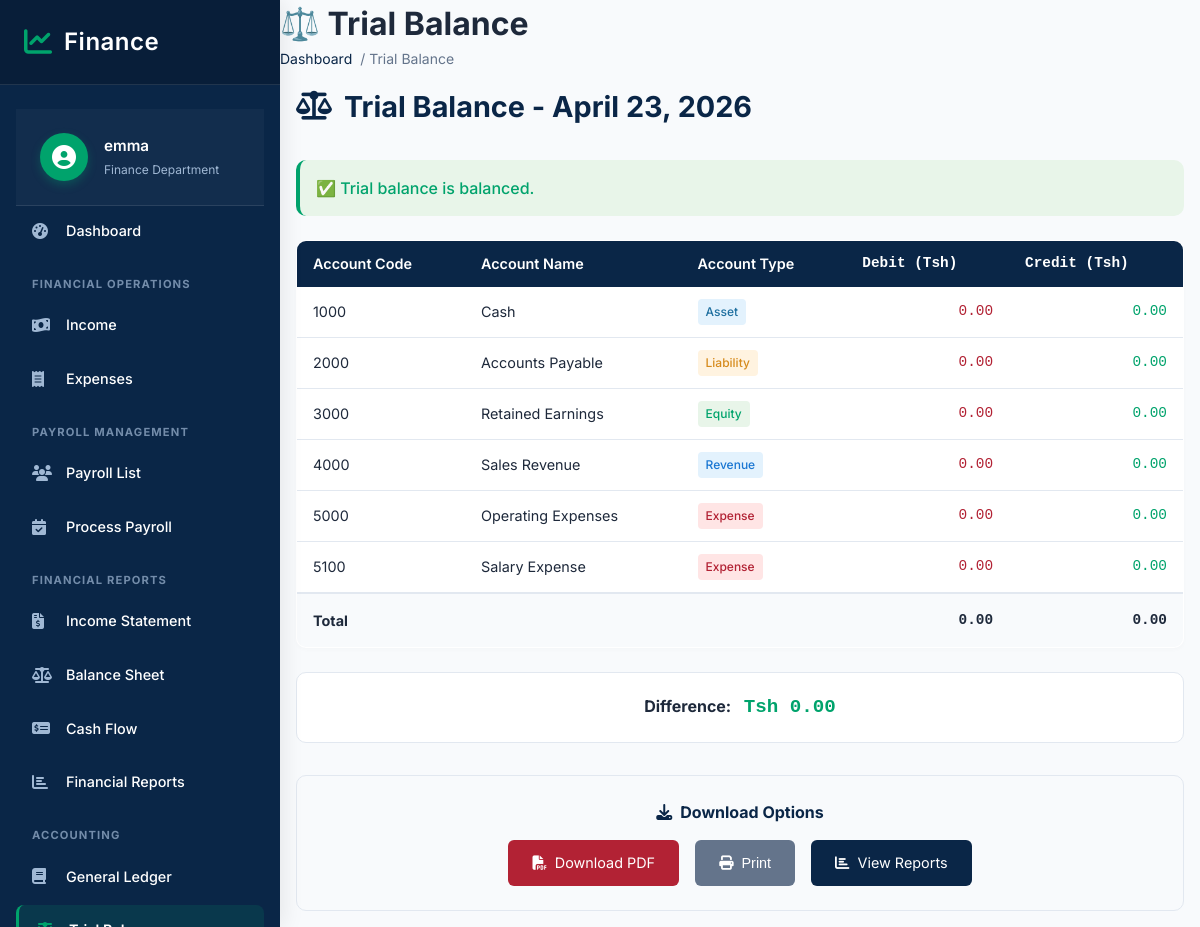
/finance/trial-balance/ (signed in), run on the app's committed database.
### finance/models.py (models this page shows, shortened)
class Account(models.Model):
    ACCOUNT_TYPES = [
        ('Asset', 'Asset'),
        ('Liability', 'Liability'),
        ('Equity', 'Equity'),
        ('Revenue', 'Revenue'),
        ('Expense', 'Expense'),
    ]
    name = models.CharField(max_length=100)
    account_type = models.CharField(max_length=20, choices=ACCOUNT_TYPES)
    code = models.CharField(max_length=20, unique=True)
    description = models.TextField(blank=True)
    balance = models.DecimalField(max_digits=15, decimal_places=2, default=0)
    is_active = models.BooleanField(default=True)
    class Meta:
        ordering = ['code']

### finance/views.py (the view)
# urls.py: path('trial-balance/', views.trial_balance, name='trial_balance'),
@login_required
@group_required('Finance')
def trial_balance(request):
    accounts = Account.objects.filter(is_active=True).order_by('code')
    total_debits = 0
    total_credits = 0
    account_data = []
    for account in accounts:
        debit_total = account.debit_transactions.aggregate(
            total=Sum('amount')
        )['total'] or 0
        credit_total = account.credit_transactions.aggregate(
            total=Sum('amount')
        )['total'] or 0
        if account.account_type in ['Asset', 'Expense']:
            debit_balance = max(debit_total - credit_total, 0)
            credit_balance = max(credit_total - debit_total, 0)
        else:
            credit_balance = max(credit_total - debit_total, 0)
            debit_balance = max(debit_total - credit_total, 0)
        is_debit = debit_total >= credit_total
        account.debit_balance = debit_balance
        account.credit_balance = credit_balance
        account.is_debit = is_debit
        total_debits += debit_balance
        total_credits += credit_balance
        account_data.append(account)
    is_balanced = abs(total_debits - total_credits) < 1  # Less than 1 Tsh difference
    context = {
        'accounts': account_data,
        'total_debits': total_debits,
        'total_credits': total_credits,
        'difference': total_debits - total_credits,
        'abs_difference': abs(total_debits - total_credits),
        'is_balanced': is_balanced,
        'date': date.today(),
    }
    return render(request, 'finance/trial_balance.html', context)

### finance/context_processors.py (called while the page is built)
def finance_context(request):
    if request.user.is_authenticated and request.user.is_superuser:
        finance_pending_requests = FinanceEditRequest.objects.filter(
            status='Pending'
        ).count()
    else:
        finance_pending_requests = 0
    return {
        'finance_pending_requests': finance_pending_requests,
    }

### finance/views.py (called while the page is built)
def group_required(group_name):
    def decorator(view_func):
        @wraps(view_func)
        def _wrapped_view(request, *args, **kwargs):
            if request.user.groups.filter(name=group_name).exists() or request.user.is_superuser:
                return view_func(request, *args, **kwargs)
            else:
                messages.error(request, "You don't have permission to access this page.")
                return redirect('finance:dashboard')  # Fixed: Redirect to finance dashboard
        return _wrapped_view
    return decorator

### hr/context_processors.py (called while the page is built, shortened)
def leave_counts(request):
    if not request.user.is_authenticated:
        return {}
    pending_count = 0
    user_is_manager = request.user.groups.filter(name='Manager').exists()
    try:
        from .models import LeaveRequest, Employee
    except ImportError:
        pass
    return {
    'hr_pending_leaves': pending_count,
    'user_is_manager': user_is_manager,
    }

### sales/context_processors.py (called while the page is built, shortened)
def sales_sidebar_context(request):
    return {}

### finance/templates/finance/trial_balance.html (shortened to what this page needs)
{% extends 'finance/base.html' %}
{% load static %}
{% load humanize %}
{% load finance_filters %}
{% block page_title %}⚖️ Trial Balance{% endblock %}
{% block breadcrumb %}
<a href="{% url 'finance:dashboard' %}">Dashboard</a> / Trial Balance
{% endblock %}
{% block extra_css %}
<link rel="stylesheet" href="{% static 'finance/css/trial_balance.css' %}">
{% endblock %}
{{% block content %}
<div class="trial-balance-container">
    <div class="trial-balance-header">
        <h2>
            <i class="fas fa-scale-balanced"></i>
            Trial Balance - {% now "F j, Y" %}
        </h2>
    </div>
    {% if is_balanced %}
        <div class="alert-success">
            ✅ Trial balance is balanced.
        </div>
    {% else %}
        <div class="alert-danger">
            ⚠️ Trial balance is NOT balanced!
            Difference: Tsh {{ abs_difference|floatformat:2|intcomma }}
        </div>
    {% endif %}
    <table class="trial-balance-table">
        <thead>
            <tr>
                <th>Account Code</th>
                <th>Account Name</th>
                <th>Account Type</th>
                <th class="amount-cell">Debit (Tsh)</th>
                <th class="amount-cell">Credit (Tsh)</th>
            </tr>
        </thead>
        <tbody>
            {% for account in accounts %}
            <tr>
                <td>{{ account.code }}</td>
                <td>{{ account.name }}</td>
                <td>
                    <span class="account-type {{ account.account_type|lower }}">
                        {{ account.get_account_type_display }}
                    </span>
                </td>
                <td class="amount-cell debit-cell">
                    {% if account.is_debit %}
                        {{ account.debit_balance|floatformat:2|intcomma }}
                    {% else %} 0.00 {% endif %}
                </td>
                <td class="amount-cell credit-cell">
                    {% if not account.is_debit %}
                        {{ account.credit_balance|floatformat:2|intcomma }}
                    {% else %} 0.00 {% endif %}
                </td>
            </tr>
            {% endfor %}
        </tbody>
        {% if accounts %}
        <tfoot>
            <tr>
                <td colspan="3"><strong>Total</strong></td>
                <td class="amount-cell"><strong>{{ total_debits|floatformat:2|intcomma }}</strong></td>
                <td class="amount-cell"><strong>{{ total_credits|floatformat:2|intcomma }}</strong></td>
            </tr>
        </tfoot>
        {% endif %}
    </table>
    <div class="difference-box">
        <strong>Difference:</strong>
        <span class="difference-value {% if difference == 0 %}balanced{% else %}not-balanced{% endif %}">
            Tsh {{ difference|floatformat:2|intcomma }}
        </span>
    </div>
    <div class="download-section">
        <h4>
            <i class="fas fa-download"></i> Download Options
        </h4>
        <div class="download-buttons">
            <a href="{% url 'finance:download_trial_balance_pdf' %}" class="btn-pdf">
                <i class="fas fa-file-pdf"></i> Download PDF
            </a>
            <button onclick="window.print()" class="btn-print">
                <i class="fas fa-print"></i> Print
            </button>
            <a href="{% url 'finance:reports' %}" class="btn-reports">
                <i class="fas fa-chart-bar"></i> View Reports
            </a>
        </div>
    </div>
</div>
{% endblock %}

### finance/templates/finance/includes/sidebar.html (shortened to what this page needs)
<aside class="sidebar">
    <div class="sidebar-header">
        <div class="logo">
            <i class="fas fa-chart-line"></i>
            <h2>Finance</h2>
        </div>
    </div>
    <div class="sidebar-content">
        <div class="user-info">
            <div class="user-avatar">
                <i class="fas fa-user-circle"></i>
            </div>
            <div class="user-details">
                <h4>{{ request.user.get_full_name|default:request.user.username }}</h4>
                <span class="user-role">Finance Department</span>
            </div>
        </div>
        <nav class="sidebar-menu">
            <ul>
                <li class="menu-item {% if request.path == '/finance/' %}active{% endif %}">
                    <a href="{% url 'finance:dashboard' %}">
                        <i class="fas fa-tachometer-alt"></i>
                        <span>Dashboard</span>
                    </a>
                </li>
                <li class="menu-header">Financial Operations</li>
                <li class="menu-item {% if 'income' in request.path %}active{% endif %}">
                    <a href="{% url 'finance:income_list' %}">
                        <i class="fas fa-money-bill-wave"></i>
                        <span>Income</span>
                    </a>
                </li>
                <li class="menu-item {% if 'expenses' in request.path %}active{% endif %}">
                    <a href="{% url 'finance:expense_list' %}">
                        <i class="fas fa-receipt"></i>
                        <span>Expenses</span>
                    </a>
                </li>
                <li class="menu-header">Payroll Management</li>
                <li class="menu-item {% if 'payroll/' in request.path and not 'process' in request.path %}active{% endif %}">
                    <a href="{% url 'finance:payroll_list' %}">
                        <i class="fas fa-users"></i>
                        <span>Payroll List</span>
                    </a>
                </li>
                <li class="menu-item {% if 'process' in request.path %}active{% endif %}">
                    <a href="{% url 'finance:process_payroll_with_leaves' %}">
                        <i class="fas fa-calendar-check"></i>
                        <span>Process Payroll</span>
                    </a>
                </li>
                <li class="menu-header">Financial Reports</li>
                <li class="menu-item {% if 'income-statement' in request.path %}active{% endif %}">
                    <a href="{% url 'finance:income_statement' %}">
                        <i class="fas fa-file-invoice-dollar"></i>
                        <span>Income Statement</span>
                    </a>
                </li>
                <li class="menu-item {% if 'balance_sheet' in request.path %}active{% endif %}">
                    <a href="{% url 'finance:balance_sheet' %}">
                        <i class="fas fa-balance-scale"></i>
                        <span>Balance Sheet</span>
                    </a>
                </li>
                <li class="menu-item {% if 'cash-flow' in request.path %}active{% endif %}">
                    <a href="{% url 'finance:cash_flow' %}">
                        <i class="fas fa-money-check-alt"></i>
                        <span>Cash Flow</span>
                    </a>
                </li>
                <li class="menu-item {% if 'reports/' in request.path %}active{% endif %}">
                    <a href="{% url 'finance:reports' %}">
                        <i class="fas fa-chart-bar"></i>
                        <span>Financial Reports</span>
                    </a>
                </li>
                <li class="menu-header">Accounting</li>
                <li class="menu-item {% if 'general-ledger' in request.path %}active{% endif %}">
                    <a href="{% url 'finance:general_ledger' %}">
                        <i class="fas fa-book"></i>
                        <span>General Ledger</span>
                    </a>
                </li>
                <li class="menu-item {% if 'trial-balance' in request.path %}active{% endif %}">
                    <a href="{% url 'finance:trial_balance' %}">
                        <i class="fas fa-scale-balanced"></i>
                        <span>Trial Balance</span>
                    </a>
                </li>
            </ul>
        </nav>
    </div>
</aside>

### finance/static/finance/css/base.css (style rules this page uses)
* { margin: 0; padding: 0; box-sizing: border-box; }
:root { --primary: #0A2647; --primary-light: #1B3A5C; --primary-dark: #051A2F; --secondary: #2C3E50; --accent: #00A36C; --accent-light: #E8F5E9; --danger: #B22234; --danger-light: #FFE5E5; --warning: #D68B1C; --warning-light: #FFF3E0; --info: #1E6F9F; --info-light: #E3F2FD; --bg-primary: #F8FAFC; --bg-secondary: #FFFFFF; --border: #E2E8F0; --text-primary: #1E293B; --text-secondary: #64748B; --text-muted: #94A3B8; --success: #00A36C; --success-bg: #E8F5E9; --pending: #D68B1C; --pending-bg: #FFF3E0; --cancelled: #B22234; --cancelled-bg: #FFE5E5; --sidebar-width: 280px; --header-height: 70px; --border-radius: 10px; --border-radius-sm: 6px; --shadow-sm: 0 2px 4px rgba(0,0,0,0.02); --shadow-md: 0 4px 6px rgba(0,0,0,0.03); --shadow-lg: 0 10px 15px rgba(0,0,0,0.05); --shadow-hover: 0 20px 25px rgba(0,0,0,0.08); }
body { font-family: 'Inter', -apple-system, BlinkMacSystemFont, 'Segoe UI', Roboto, sans-serif; background: var(--bg-primary); color: var(--text-primary); line-height: 1.5; -webkit-font-smoothing: antialiased; -moz-osx-font-smoothing: grayscale; }
.breadcrumb a { color: var(--primary); text-decoration: none; transition: color 0.2s; }
.alert-success { background: var(--success-bg); border-color: var(--success); color: var(--success); }

### finance/static/finance/css/sidebar.css (style rules this page uses)
:root { --sidebar-width: 280px; --sidebar-bg: #0A2647; --sidebar-hover: #1B3A5C; --sidebar-active: #00A36C; --sidebar-text: #FFFFFF; --sidebar-text-muted: #A0B8D4; --sidebar-border: rgba(255, 255, 255, 0.1); }
.sidebar { position: fixed; top: 0; left: 0; bottom: 0; width: var(--sidebar-width); background: var(--sidebar-bg); color: var(--sidebar-text); z-index: 1100; display: flex; flex-direction: column; transition: transform 0.3s ease; box-shadow: 4px 0 20px rgba(0, 0, 0, 0.08); overflow-y: auto; }
.sidebar-header { padding: 1.5rem; border-bottom: 1px solid var(--sidebar-border); background: rgba(0, 0, 0, 0.2); }
.logo { display: flex; align-items: center; gap: 0.75rem; }
.logo i { font-size: 1.75rem; color: var(--sidebar-active); }
.logo h2 { font-size: 1.5rem; font-weight: 600; margin: 0; color: var(--sidebar-text); letter-spacing: 0.5px; }
.user-info { display: flex; align-items: center; gap: 1rem; padding: 1.5rem; border-bottom: 1px solid var(--sidebar-border); background: rgba(255, 255, 255, 0.03); }
.user-avatar { width: 48px; height: 48px; border-radius: 50%; background: var(--sidebar-active); display: flex; align-items: center; justify-content: center; font-size: 1.5rem; color: var(--sidebar-text); box-shadow: 0 4px 10px rgba(0, 163, 108, 0.3); }
.user-details { flex: 1; }
.user-details h4 { margin: 0 0 0.25rem 0; font-size: 0.95rem; font-weight: 600; color: var(--sidebar-text); }
.user-role { font-size: 0.75rem; color: var(--sidebar-text-muted); display: flex; align-items: center; gap: 0.375rem; }
.sidebar-content { flex: 1; padding: 1.5rem 1rem; }
.sidebar-menu ul { list-style: none; padding: 0; margin: 0; }
.menu-header { padding: 1rem 1rem 0.5rem; font-size: 0.7rem; font-weight: 700; letter-spacing: 0.1em; text-transform: uppercase; color: var(--sidebar-text-muted); opacity: 0.7; }
.menu-item { margin-bottom: 0.25rem; }
.menu-item a { display: flex; align-items: center; gap: 0.875rem; padding: 0.875rem 1rem; border-radius: 8px; color: var(--sidebar-text); text-decoration: none; font-size: 0.9rem; font-weight: 500; transition: all 0.2s; position: relative; }
.menu-item a i { width: 20px; font-size: 1rem; color: var(--sidebar-text-muted); transition: all 0.2s; }
.menu-item.active a { background: rgba(0, 163, 108, 0.15); border-left: 3px solid var(--sidebar-active); }
.menu-item.active a i { color: var(--sidebar-active); }
.menu-item.active a span { font-weight: 600; }

### data on the page
Account: code "1000", name "Cash", account_type "Asset", debit_balance "0.00"
Account: code "2000", name "Accounts Payable", account_type "Liability", debit_balance "0.00"
Account: code "3000", name "Retained Earnings", account_type "Equity", debit_balance "0.00"
Account: code "4000", name "Sales Revenue", account_type "Revenue", debit_balance "0.00"
Account: code "5000", name "Operating Expenses", account_type "Expense", debit_balance "0.00"
Account: code "5100", name "Salary Expense", account_type "Expense", debit_balance "0.00"

### other printed values
{{ request.user.get_full_name|default:request.user.username }} "emma"
{{ total_debits|floatformat:2|intcomma }} "0.00"
{{ total_credits|floatformat:2|intcomma }} "0.00"
{{ difference|floatformat:2|intcomma }} "0.00"
